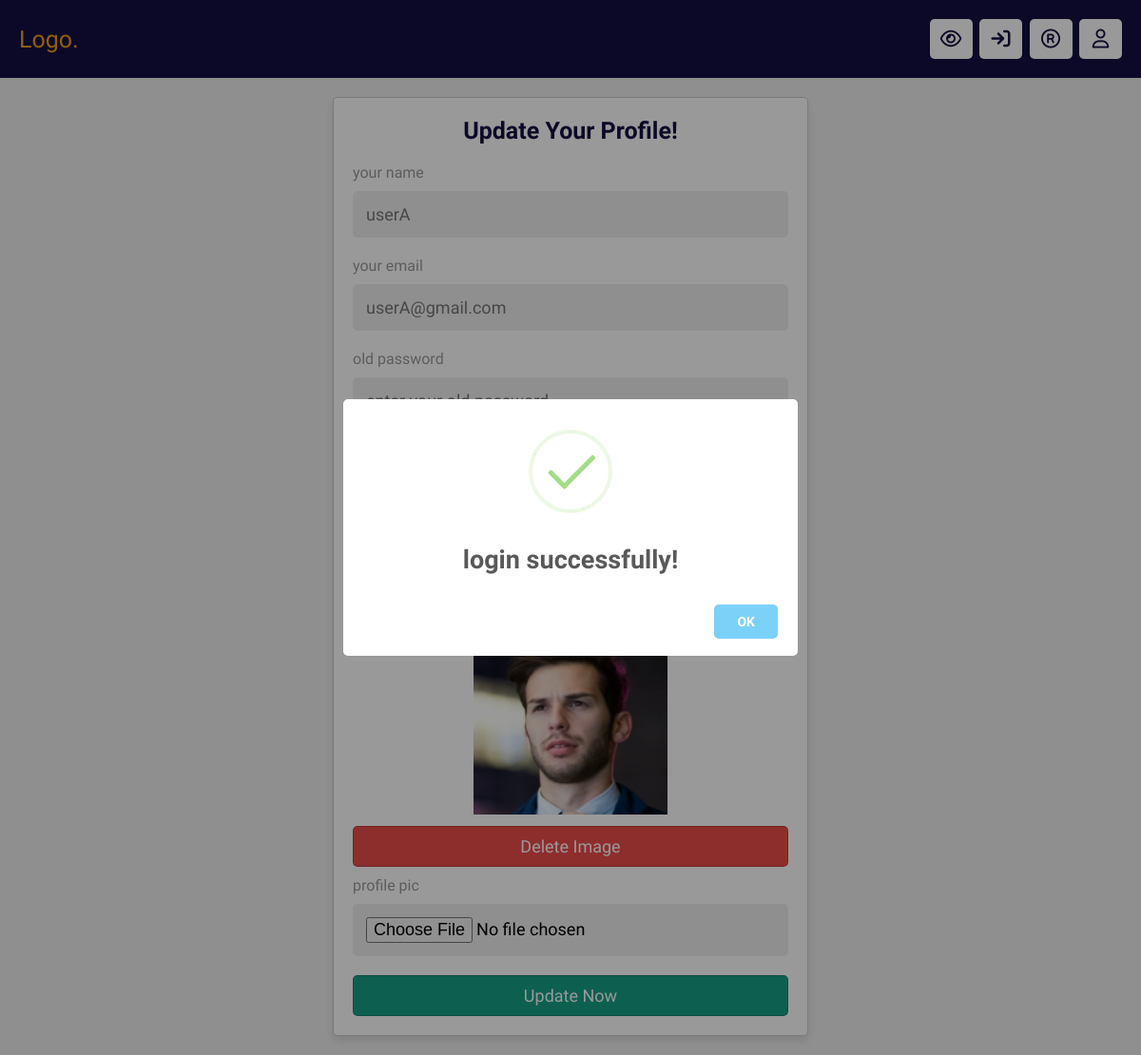
Screenshot of /update.php (signed in) with the database file from the repository.
### tables this page shows
CREATE TABLE `users` (
  `id` int(20) NOT NULL,
  `name` varchar(50) NOT NULL,
  `email` varchar(50) NOT NULL,
  `password` varchar(100) NOT NULL,
  `image` varchar(30) NOT NULL
);

### update.php (the view, shortened to what this page needs)
<?php
require('./assets/components/connect.php');
?>
<!DOCTYPE html>
<html lang="en">
<head>
    <link rel="stylesheet" href="https://cdnjs.cloudflare.com/ajax/libs/font-awesome/6.4.2/css/all.min.css">
    <link rel="stylesheet" href="./assets/css/style.css">
</head>
<body>
<?php  require('./assets/components/header.php');  ?>
<section class="account-form">
    <form action="" method="post" enctype="multipart/form-data">
        <h3>update your profile!</h3>
        <p class="placeholder">your name </p>
        <input type="text" name="name" class="box" placeholder="<?= $fetch_users['name']; ?>"
        maxlength="50">
        <p class="placeholder">your email </p>
        <input type="email" name="email" class="box" placeholder="<?= $fetch_users['email']; ?>"
        maxlength="50">
        <p class="placeholder">old password </p>
        <p class="placeholder">new password </p>
        <p class="placeholder">confirm password </p>
        <?php
            if($fetch_users['image'] != ''){
        ?>
            <img src="./assets/uploaded_files/<?= $fetch_users['image']; ?>" class="image" alt="">
            <input type="submit" name="delete_image" class="delete-btn" value="delete image"
            onclick="return confirm('delete this image?');">
        <?php
        }
        ?>
        <p class="placeholder">profile pic</p>
        <input type="file" name="image" class="box" accept="image/jpg, image/jpeg, image/png, image/webp">
        <input type="submit" name="submit" class="btn" value="update now">
    </form>
</section>
</body>
</html>

### assets/css/style.css (style rules this page uses)
:root { --main-color: #16a085; --red: #eb4d4b; --orange: #f39c12; --black: #130f40; --light-color: #999; --light-bg: #eee; --white: #fff; --border: 0.1rem solid rgba(0, 0, 0, 0.2); --box-shadow: 0 0.5rem 1rem rgba(0, 0, 0, 0.1); }
* { margin: 0; padding: 0; box-sizing: border-box; text-decoration: none; outline: 0; border: 0; font-family: "Comfortaa", sans-serif; scrollbar-color: var(--main-color) --black; scrollbar-width: thin; }
html { font-size: 62.5%; overflow-x: hidden; }
body { background: var(--light-bg); }
section { max-width: 1200px; margin: 0 auto; padding: 2rem; }
.btn, .option-btn, .delete-btn { display: inline-block; width: 100%; }
.btn, .option-btn, .delete-btn, .inline-btn, .inline-option-btn, .inline-delete-btn { margin-top: 1rem; text-align: center; padding: 1rem 3rem; font-size: 1.8rem; border: var(--border); border-radius: 0.5rem; color: var(--white); cursor: pointer; text-transform: capitalize; }
.btn, .inline-btn { background: var(--main-color); }
.delete-btn, .inline-delete-btn { background: var(--red); }
.account-form form { background: var(--white); box-shadow: var(--box-shadow); padding: 2rem; border: var(--border); border-radius: 0.5rem; max-width: 50rem; margin: 0 auto; }
.account-form form h3 { text-align: center; font-size: 2.5rem; color: var(--black); text-transform: capitalize; padding-bottom: 1rem; }
.account-form form p { font-size: 1.6rem; color: var(--light-color); padding-top: 1rem; }
.account-form form .box { width: 100%; padding: 1.4rem; margin: 1rem 0; background: var(--light-bg); border-radius: 0.5rem; font-size: 1.8rem; }
.account-form form .image { width: 100%; height: 20rem; object-fit: contain; margin-top: 0.5rem; }

### rows the page displays
users: name "userA", email "userA@gmail.com", image (picture)
